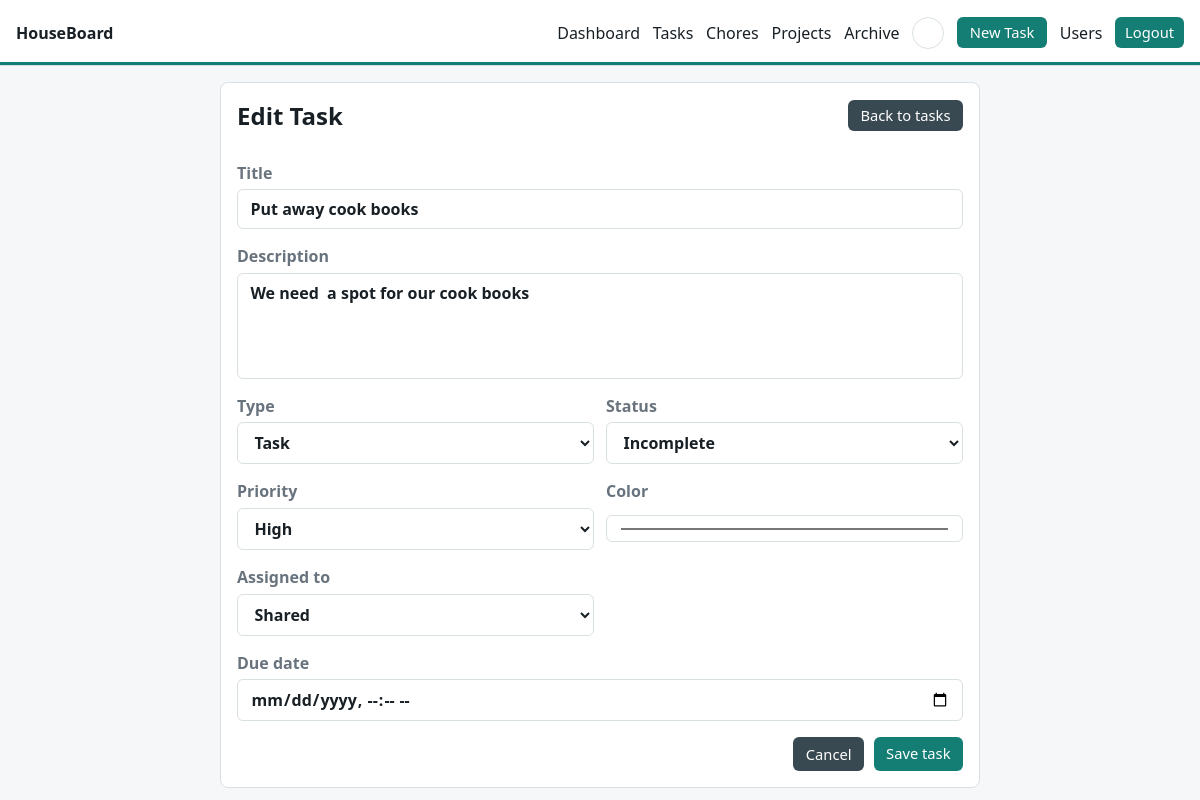
The page /tasks/19/edit (signed in) on the database as committed earlier.
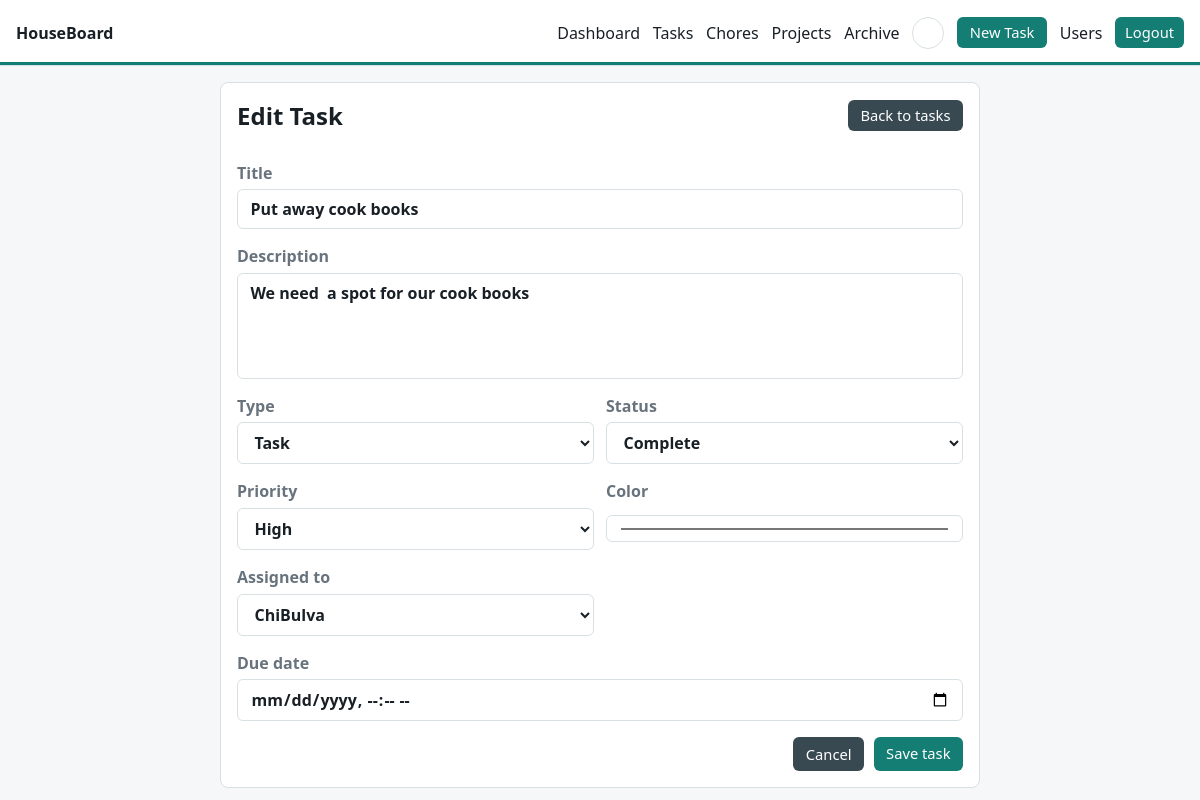
The same page on the database as committed later.
### app/models.py (models this page shows)
class Task(Base):
    __tablename__ = "tasks"
    id: Mapped[int] = mapped_column(Integer, primary_key=True)
    title: Mapped[str] = mapped_column(String(160), index=True)
    description: Mapped[str] = mapped_column(Text, default="")
    type: Mapped[str] = mapped_column(String(20), default="chore")
    status: Mapped[str] = mapped_column(String(20), default="incomplete", index=True)
    priority: Mapped[int] = mapped_column(Integer, default=2)
    color: Mapped[str] = mapped_column(String(20), default="#147d74")
    assigned_to: Mapped[int | None] = mapped_column(ForeignKey("users.id"), nullable=True)
    project_name: Mapped[str] = mapped_column(String(120), default="", index=True)
    project_order: Mapped[int] = mapped_column(Integer, default=0)
    reset_frequency: Mapped[str] = mapped_column(String(30), default="daily")
    reset_value: Mapped[str] = mapped_column(String(100), default="")
    due_at: Mapped[datetime | None] = mapped_column(DateTime(timezone=True), nullable=True)
    completed_date: Mapped[date | None] = mapped_column(Date, nullable=True, index=True)
    next_reset_at: Mapped[datetime | None] = mapped_column(DateTime(timezone=True), nullable=True)
    created_at: Mapped[datetime] = mapped_column(DateTime(timezone=True), default=utcnow)
    updated_at: Mapped[datetime] = mapped_column(DateTime(timezone=True), default=utcnow)
    assignee: Mapped[User | None] = relationship(back_populates="tasks")
    history: Mapped[list["TaskHistory"]] = relationship(
        back_populates="task", cascade="all, delete-orphan"
    )

class User(Base):
    __tablename__ = "users"
    id: Mapped[int] = mapped_column(Integer, primary_key=True)
    username: Mapped[str] = mapped_column(String(80), unique=True, index=True)
    totp_secret: Mapped[str] = mapped_column(String(64))
    role: Mapped[str] = mapped_column(String(20), default="user")
    active: Mapped[bool] = mapped_column(Boolean, default=True)
    created_at: Mapped[datetime] = mapped_column(DateTime(timezone=True), default=utcnow)
    tasks: Mapped[list["Task"]] = relationship(back_populates="assignee")

### app/main.py (the view)
@app.get("/tasks/{task_id}/edit", response_class=HTMLResponse)
def edit_task_form(
    request: Request,
    task_id: int,
    user: User = Depends(get_current_user),
    db: Session = Depends(get_db),
):
    task = db.get(Task, task_id)
    if not task:
        return redirect("/app")
    users = db.scalars(select(User).order_by(User.username)).all()
    projects = project_names(db)
    if task.project_name and task.project_name not in projects:
        projects.append(task.project_name)
        projects.sort()
    selected_project = task.project_name or (projects[0] if projects else "")
    return render(
        request,
        "task_editor.html",
        {
            "user": user,
            "task": task,
            "users": users,
            "projects": projects,
            "mode": "edit",
            "default_type": task.type or "task",
            "selected_project": selected_project,
            "used_orders": used_project_orders(db, selected_project, task.id),
            "suggested_order": task.project_order or 0,
            "action": f"/tasks/{task.id}/edit",
            "submit_label": "Save task",
        },
    )

### app/templates/task_editor.html (shortened to what this page needs)
{% extends "base.html" %}
{% block content %}
<section class="editor-layout">
  <form method="post" action="{{ action }}" class="panel stack task-editor">
    <div class="section-title">
      <h1>{{ "New Task" if mode == "new" else "Edit Task" }}</h1>
      <a class="button-link secondary-link" href="/app">Back to tasks</a>
    </div>
    <label>Title <input name="title" value="{{ task.title if task else '' }}" required autofocus></label>
    <label>Description <textarea name="description" rows="4">{{ task.description if task else '' }}</textarea></label>
    <div class="grid-2">
      <label>Type
        <select name="type" data-task-type>
          {% set current_type = task.type if task else default_type %}
          <option value="task" {% if current_type == "task" %}selected{% endif %}>Task</option>
        </select>
      </label>
      {% if mode == "edit" %}
        <label>Status
          {% set current_status = task.status if task else "incomplete" %}
          <select name="status">
            <option value="incomplete" {% if current_status != "complete" %}selected{% endif %}>Incomplete</option>
            <option value="complete" {% if current_status == "complete" %}selected{% endif %}>Complete</option>
          </select>
        </label>
      {% else %}
        <input type="hidden" name="status" value="incomplete">
      {% endif %}
    </div>
    <div class="grid-2">
      <label>Priority
        {% set current_priority = task.priority if task else 2 %}
        <select name="priority">
          <option value="3" {% if current_priority == 3 %}selected{% endif %}>High</option>
        </select>
      </label>
      <label>Color <input name="color" type="color" value="{{ task.color if task else '#147d74' }}"></label>
    </div>
    <div class="grid-2">
      <label>Assigned to
        <select name="assigned_to">
          <option value="">Shared</option>
          {% for person in users %}
            <option value="{{ person.id }}" {% if task and task.assigned_to == person.id %}selected{% endif %}>{{ person.username }}</option>
          {% endfor %}
        </select>
      </label>
    </div>
      {% set current_reset = task.reset_frequency if task else "daily" %}
      {% set selected_weekdays = task.reset_value | chore_weekdays if task else [] %}
    <label data-editor-section="task">Due date <input name="due_at" type="datetime-local" value="{{ task.due_at | datetime_local if task else '' }}"></label>
    <div class="form-actions">
      <a class="button-link secondary-link" href="/app">Cancel</a>
      <button type="submit">{{ submit_label }}</button>
    </div>
  </form>
</section>
{% endblock %}

Rows that differ between the two databases and show on the page:
changed Task "Put away cook books": status "Incomplete" → "Complete"; assigned_to (not shown) → "ChiBulva"
Other text that changed with them:
form field assigned_to: "Shared" → (not shown)
